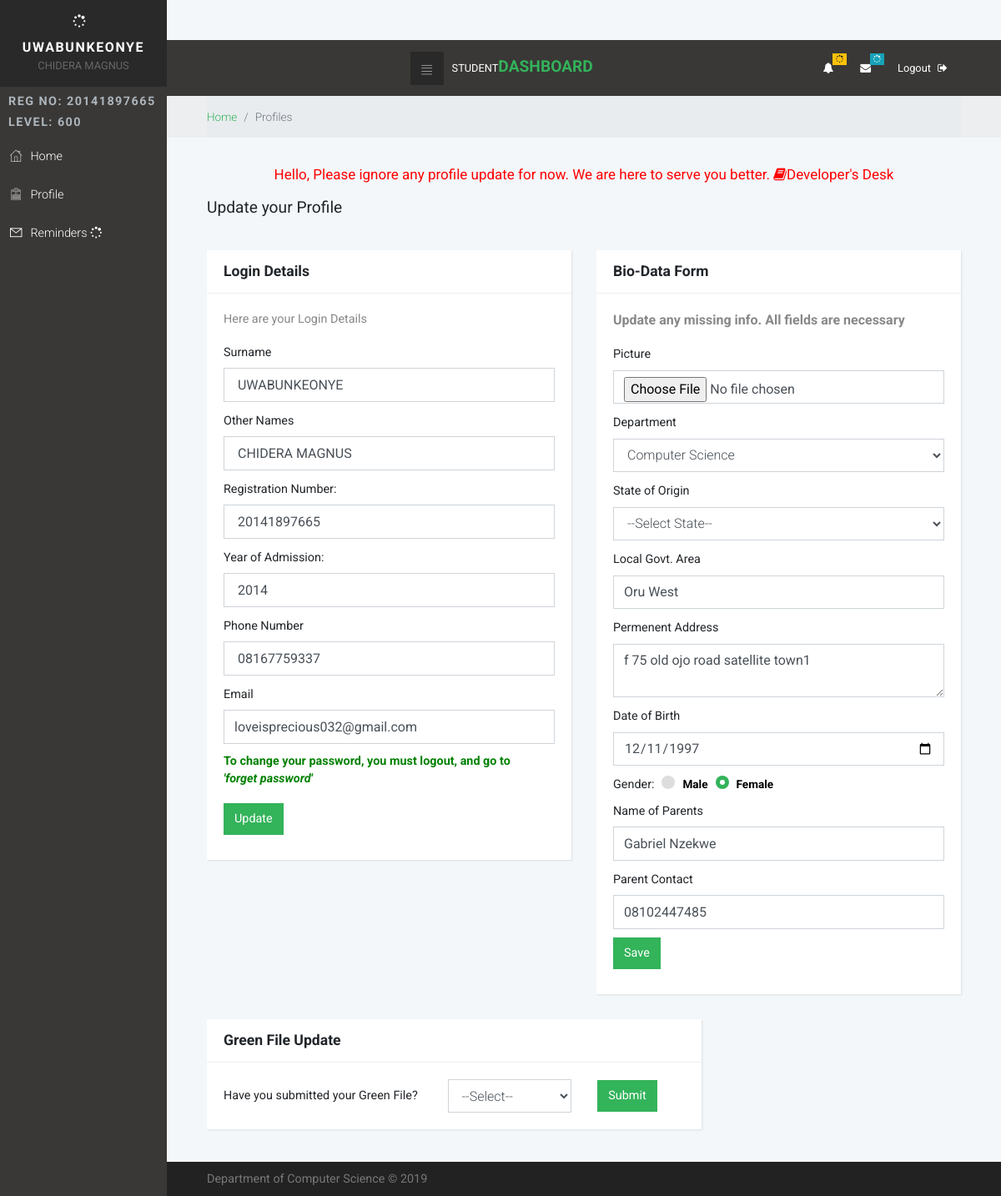
The app's page /std/profile.php (signed in) with its own data.
### tables this page shows
CREATE TABLE `students_data` (
  `std_id` int(11) NOT NULL,
  `surname` varchar(20) NOT NULL,
  `other_names` varchar(30) NOT NULL,
  `img` blob NOT NULL,
  `reg_no` varchar(13) NOT NULL,
  `gender` varchar(6) NOT NULL,
  `phone` varchar(11) NOT NULL,
  `dob` varchar(15) NOT NULL,
  `per_address` text NOT NULL,
  `lga` varchar(20) NOT NULL,
  `state` varchar(15) NOT NULL,
  `email` varchar(50) NOT NULL,
  `parents_name` varchar(30) NOT NULL,
  `parents_contact` varchar(11) NOT NULL,
  `dept` varchar(40) NOT NULL,
  `admission_year` int(20) NOT NULL,
  `admissionMode` varchar(10) NOT NULL,
  `password` varchar(50) NOT NULL,
  `green_file` varchar(15) NOT NULL,
  `role` int(11) NOT NULL,
  `status` int(11) NOT NULL
);

### std/php/database.php (called while the page is built, shortened)
<?php
$conn = mysqli_connect("localhost","root","","u519554690_advisory");
$s = "SELECT * FROM ";
$w = " WHERE ";
function get($col,$sql){
	global $conn;
	$q = $conn->query($sql);
	$n = mysqli_num_rows($q);
	if($n<=0){
		return 0;
	} else {
		while($r = mysqli_fetch_array($q)){
			return $r[$col];
		}
	}
}

### std/profile.php (the view, shortened to what this page needs)
 <?php
require_once 'php/a_assets.php';
  require_once 'php/a_header.php';
 ?>
     <div class="breadcrumb-holder">
       <div class="container-fluid">
         <ul class="breadcrumb">
           <li class="breadcrumb-item"><a href="index.html">Home</a></li>
           <li class="breadcrumb-item active">Profiles      </li>
         </ul>
       </div>
     </div>
     <section class="forms">
       <div class="container-fluid">
         <header>
         <center><p style="font-size: 17px; color: red;">
     Hello, Please ignore any profile update for now. We are here to serve you better. <i class="fa fa-book"></i>Developer's Desk
     </p></center>
           <h1 class="h3 display">Update your Profile</h1>
         </header>
         <div class="row">
           <div class="col-lg-6" id="logindetails">
             <div class="card">
               <div class="card-header d-flex align-items-center">
                 <h4>Login Details</h4>
               </div>
               <div class="card-body">
                 <p>Here are your Login Details</p>
                 <form method="post" action="profile.php#logindetails">
                   <div class="form-group">
                     <label>Surname</label>
                     <input type="text" value=" <?php echo get("surname","$s students_data $w std_id='".$_SESSION['id']."'"); ?>" name="surname" class="form-control">
                   </div>
                   <div class="form-group">
                     <label>Other Names</label>
                     <input type="text" value=" <?php echo get("other_names","$s students_data $w std_id='".$_SESSION['id']."'"); ?>" name="other_names" class="form-control">
                   </div>
                   <div class="form-group">
                     <label>Registration Number:</label>
                     <input type="text" value=" <?php echo get("reg_no","$s students_data $w std_id='".$_SESSION['id']."'"); ?>" name="reg_no"  maxlength="11" class="form-control">
                   </div>
                   <div class="form-group">
                     <label>Year of Admission:</label>
                     <input type="text" value=" <?php echo get("admission_year","$s students_data $w std_id='".$_SESSION['id']."'"); ?>" name="section" class="form-control">
                   </div>
                   <div class="form-group">
                     <label>Phone Number</label>
                     <input type="text" value=" <?php echo get("phone","$s students_data $w std_id='".$_SESSION['id']."'"); ?>" name="phone" maxlength="11" class="form-control">
                   </div>
                   <div class="form-group">
                     <label>Email</label>
                     <input type="email" value=" <?php echo get("email","$s students_data $w std_id='".$_SESSION['id']."'"); ?>" name="email" class="form-control">
                   </div>
                   <div class="form-group">
                     <label style="color: green; font-weight: bold;">To change your password, you must logout, and go to <i>'forget password'</i></label>
                    </div>
                   <div class="form-group">
                     <input type="submit" value="Update" name="update_login_details" class="btn btn-primary">
                   </div>
                 </form>
               </div>
             </div>
           </div>
           <div class="col-lg-6">
             <div class="card">
               <div class="card-header d-flex align-items-center">
                 <h4>Bio-Data Form</h4>
               </div>
               <div class="card-body">
                 <p style="font-weight:bold; font-size:16px;">Update any missing info. All fields are necessary</p>
                 <form method="post">
                   <div class="form-group">
                     <label>Picture</label>
                     <input type="file"  name="img" class="form-control" required />
                   </div>
                 <div class="form-group">
                     <label>Department</label>
                       <select name="dept" class="form-control" required>
                         <option value="<?php echo get("dept","$s students_data $w std_id='".$_SESSION['id']."'"); ?>" ><?php echo get("dept","$s students_data $w std_id='".$_SESSION['id']."'"); ?></option>
                       </select>
                     </div>
                      <div class="form-group">
                     <label>State of Origin</label>
                     <select name="state" class="form-control" required >
                       <option disabled selected>--Select State--</option>
                       </select>
                   </div>
                     <div class="form-group">
                     <label>Local Govt. Area</label>
                     <input type="text" value="<?php echo get("lga","$s students_data $w std_id='".$_SESSION['id']."'"); ?>" name="lga" class="form-control" required />
                   </div>
                   <div class="form-group">
                     <label>Permenent Address</label>
                     <textarea rows="2" name="per_address" class="form-control" required><?php echo get("per_address","$s students_data $w std_id='".$_SESSION['id']."'"); ?></textarea>
                   </div>
                      <div class="form-group">
                     <label>Date of Birth</label>
                     <input type="date" value="<?php echo get("dob","$s students_data $w std_id='".$_SESSION['id']."'"); ?>" name="dob" class="form-control" required />
                   </div>
                   <div class="i-checks">
                     <label>Gender:</label>
                         <label for="radioCustom1" style="color: black; font-weight: bold;">Male</label>
                         <label for="radioCustom2" style="color: black; font-weight: bold;">Female</label>
                       </div>
                    <div class="form-group">
                     <label>Name of Parents</label>
                     <input type="text" value="<?php echo get("parents_name","$s students_data $w std_id='".$_SESSION['id']."'"); ?>" name="pname" class="form-control" required >
                   </div>
                   <div class="form-group">
                     <label>Parent Contact</label>
                     <input type="number" value="<?php echo get("parents_contact","$s students_data $w std_id='".$_SESSION['id']."'"); ?>" name="pcontact" class="form-control" required />
                   </div>
                   <div class="form-group">
                     <input type="submit" value="Save" name="update_bio_data" class="btn btn-primary">
                   </div>
                 </form>
               </div>
             </div>
           </div>
           <div class="col-lg-8">
             <div class="card">
               <div class="card-header d-flex align-items-center">
                 <h4>Green File Update</h4>
               </div>
               <div class="card-body" id="greenfile">
                 <form class="form-inline" method="post" action="profile.php#greenfile">
                   <div class="form-group">
                     <label>Have you submitted your Green File? </label>
                     <select name="file" class="form-control" required >
                         <option  value="" >--Select--</option>
                       </select>
                   </div>&nbsp;&nbsp;&nbsp;&nbsp;&nbsp;&nbsp;&nbsp;&nbsp;
                   <div class="form-group">
                     <input type="submit" value="Submit" name="green_file_update" class="mr-3 btn btn-primary">
                   </div>
                 </form>
               </div>
             </div>
           </div>
         </div>
       </div>
     </section>
  <?php require_once('php/a_footer.php');?>

### std/php/a_header.php (shortened to what this page needs)
<body>
   <nav class="side-navbar">
     <div class="side-navbar-wrapper">
       <div class="sidenav-header d-flex align-items-center justify-content-center">
         <div class="sidenav-header-inner text-center">
           <i class="fa fa-spinner fa-spin"></i>
           <h2 class="h5"> <?php echo get("surname","$s students_data $w std_id='".$_SESSION['id']."'"); ?></h2><span> <?php echo get("other_names","$s students_data $w std_id='".$_SESSION['id']."'"); ?></span>
         </div>
       </div>
       <?php
       $currentyear = date("Y");
       $adyear= get("admission_year","$s students_data $w std_id='".$_SESSION['id']."'");
       $admode= get("admissionMode","$s students_data $w std_id='".$_SESSION['id']."'");
       $checklevel = $currentyear - $adyear;
       if ($admode =="DE"){
         $level = $checklevel + 1;
       }else{
        global  $level;
        $level = $checklevel;
       }
       ?>
       <div class="main-menu">
         <h5 class="sidenav-heading">Reg No:   <?php echo get("reg_no","$s students_data $w std_id='".$_SESSION['id']."'"); ?> </h5>
         <h5 class="sidenav-heading">  <?php echo "Level: ".$level."00" ; ?> </h5>
         <ul id="side-main-menu" class="side-menu list-unstyled">
           <li><a href="dash.php"> <i class="icon-home"></i>Home  </a></li>
           <li><a href="profile.php"> <i class="icon-form"></i>Profile</a></li>
           <li> <a href="reminder.php"> <i class="icon-mail"></i>Reminders
           <i class="fa fa-spinner fa-spin"></i>
               </li>
         </ul>
       </div>
     </div>
   </nav>
   <div class="page">
     <header class="header">
       <nav class="navbar">
         <div class="container-fluid">
           <div class="navbar-holder d-flex align-items-center justify-content-between">
             <div class="navbar-header"><a id="toggle-btn" href="#" class="menu-btn"><i class="icon-bars"> </i></a><a href="index.php" class="navbar-brand">
                 <div class="brand-text d-none d-md-inline-block"><span>Student </span><strong class="text-primary">Dashboard</strong></div></a></div>
             <ul class="nav-menu list-unstyled d-flex flex-md-row align-items-md-center">
               <li class="nav-item dropdown"> <a id="notifications" rel="nofollow" data-target="#" href="#" data-toggle="dropdown" aria-haspopup="true" aria-expanded="false" class="nav-link"><i class="fa fa-bell"></i><span class="badge badge-warning"><i class="fa fa-spinner fa-spin"></i></span></a>
               </li>
               <li class="nav-item dropdown"> <a id="messages" rel="nofollow" data-target="#" href="#" data-toggle="dropdown" aria-haspopup="true" aria-expanded="false" class="nav-link"><i class="fa fa-envelope"></i><span class="badge badge-info">
                   <i class="fa fa-spinner fa-spin"></i>
               </span></a>
               </li>
               <li class="nav-item"><a  href="php/test.php" class="nav-link logout"> <span class="d-none d-sm-inline-block">Logout </span> <i class="fa fa-sign-out" aria-hidden="true"></i>
                </a></li>
             </ul>
           </div>
         </div>
       </nav>
     </header>

### records on screen
students_data: surname "UWABUNKEONYE", other_names "CHIDERA MAGNUS", reg_no "20141897665", section "2014", phone "08167759337", email "loveisprecious032@gmail.com", dept "Computer Science", lga "Oru West", per_address "f 75 old ojo road satellite town1", dob "12/11/1997", pname "Gabriel Nzekwe", pcontact "08102447485"
